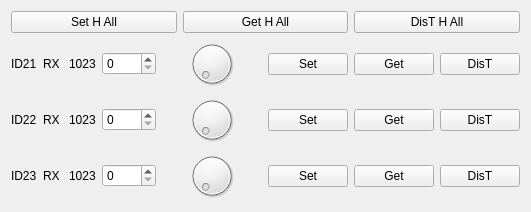
  <widget class="QWidget" name="verticalLayoutWidget_7">
   <property name="geometry">
    <rect>
     <x>570</x>
     <y>70</y>
     <width>531</width>
     <height>205</height>
    </rect>
   </property>
   <layout class="QVBoxLayout" name="verticalLayout_7">
    <item>
     <layout class="QHBoxLayout" name="horizontalLayout_26">
      <item>
       <widget class="QPushButton" name="setHAll_pushButton">
        <property name="text">
         <string>Set H All</string>
        </property>
       </widget>
      </item>
      <item>
       <widget class="QPushButton" name="getHAll_pushButton">
        <property name="text">
         <string>Get H All</string>
        </property>
       </widget>
      </item>
      <item>
       <widget class="QPushButton" name="disTHAll_pushButton">
        <property name="text">
         <string>DisT H All</string>
        </property>
       </widget>
      </item>
     </layout>
    </item>
    <item>
     <layout class="QHBoxLayout" name="horizontalLayout_20">
      <item>
       <widget class="QLabel" name="ID21_label">
        <property name="text">
         <string>ID21</string>
        </property>
       </widget>
      </item>
      <item>
       <widget class="QLabel" name="motorType21_label">
        <property name="text">
         <string>RX</string>
        </property>
       </widget>
      </item>
      <item>
       <widget class="QLabel" name="motor21center_label">
        <property name="text">
         <string>1023</string>
        </property>
       </widget>
      </item>
      <item>
       <widget class="QSpinBox" name="motor21Value_spinBox">
        <property name="maximum">
         <number>1023</number>
        </property>
       </widget>
      </item>
      <item>
       <widget class="QDial" name="motor21value_dial">
        <property name="maximum">
         <number>1023</number>
        </property>
       </widget>
      </item>
      <item>
       <widget class="QPushButton" name="motor21Set_pushButton">
        <property name="text">
         <string>Set</string>
        </property>
       </widget>
      </item>
      <item>
       <widget class="QPushButton" name="motor21Get_pushButton">
        <property name="text">
         <string>Get</string>
        </property>
       </widget>
      </item>
      <item>
       <widget class="QPushButton" name="motor21DisT_pushButton">
        <property name="text">
         <string>DisT</string>
        </property>
       </widget>
      </item>
     </layout>
    </item>
    <item>
     <layout class="QHBoxLayout" name="horizontalLayout_21">
      <item>
       <widget class="QLabel" name="ID22_label">
        <property name="text">
         <string>ID22</string>
        </property>
       </widget>
      </item>
      <item>
       <widget class="QLabel" name="motorType22_label">
        <property name="text">
         <string>RX</string>
        </property>
       </widget>
      </item>
      <item>
       <widget class="QLabel" name="motor22center_label">
        <property name="text">
         <string>1023</string>
        </property>
       </widget>
      </item>
      <item>
       <widget class="QSpinBox" name="motor22Value_spinBox">
        <property name="maximum">
         <number>1023</number>
        </property>
       </widget>
      </item>
      <item>
       <widget class="QDial" name="motor22value_dial">
        <property name="maximum">
         <number>1023</number>
        </property>
       </widget>
      </item>
      <item>
       <widget class="QPushButton" name="motor22Set_pushButton">
        <property name="text">
         <string>Set</string>
        </property>
       </widget>
      </item>
      <item>
       <widget class="QPushButton" name="motor22Get_pushButton">
        <property name="text">
         <string>Get</string>
        </property>
       </widget>
      </item>
      <item>
       <widget class="QPushButton" name="motor22DisT_pushButton">
        <property name="text">
         <string>DisT</string>
        </property>
       </widget>
      </item>
     </layout>
    </item>
    <item>
     <layout class="QHBoxLayout" name="horizontalLayout_19">
      <item>
       <widget class="QLabel" name="ID23_label">
        <property name="text">
         <string>ID23</string>
        </property>
       </widget>
      </item>
      <item>
       <widget class="QLabel" name="motorType23_label">
        <property name="text">
         <string>RX</string>
        </property>
       </widget>
      </item>
      <item>
       <widget class="QLabel" name="motor23center_label">
        <property name="text">
         <string>1023</string>
        </property>
       </widget>
      </item>
      <item>
       <widget class="QSpinBox" name="motor23Value_spinBox">
        <property name="maximum">
         <number>1023</number>
        </property>
       </widget>
      </item>
      <item>
       <widget class="QDial" name="motor23value_dial">
        <property name="maximum">
         <number>1023</number>
        </property>
       </widget>
      </item>
      <item>
       <widget class="QPushButton" name="motor23Set_pushButton">
        <property name="text">
         <string>Set</string>
        </property>
       </widget>
      </item>
      <item>
       <widget class="QPushButton" name="motor23Get_pushButton">
        <property name="text">
         <string>Get</string>
        </property>
       </widget>
      </item>
      <item>
       <widget class="QPushButton" name="motor23DisT_pushButton">
        <property name="text">
         <string>DisT</string>
        </property>
       </widget>
      </item>
     </layout>
    </item>
   </layout>
  </widget>
